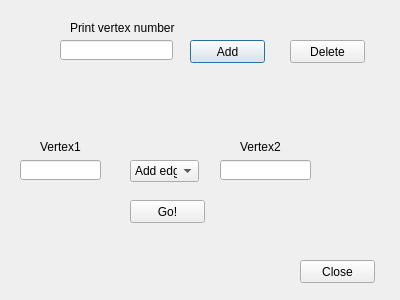
<?xml version="1.0" encoding="UTF-8"?>
<ui version="4.0">
 <class>Dialog</class>
 <widget class="QDialog" name="Dialog">
  <property name="geometry">
   <rect>
    <x>0</x>
    <y>0</y>
    <width>400</width>
    <height>300</height>
   </rect>
  </property>
  <property name="windowTitle">
   <string>Dialog</string>
  </property>
  <widget class="QLineEdit" name="lineEdit">
   <property name="geometry">
    <rect>
     <x>60</x>
     <y>40</y>
     <width>113</width>
     <height>20</height>
    </rect>
   </property>
  </widget>
  <widget class="QPushButton" name="pushButton">
   <property name="geometry">
    <rect>
     <x>190</x>
     <y>40</y>
     <width>75</width>
     <height>23</height>
    </rect>
   </property>
   <property name="text">
    <string>Add</string>
   </property>
  </widget>
  <widget class="QPushButton" name="pushButton_3">
   <property name="geometry">
    <rect>
     <x>290</x>
     <y>40</y>
     <width>75</width>
     <height>23</height>
    </rect>
   </property>
   <property name="text">
    <string>Delete</string>
   </property>
  </widget>
  <widget class="QLineEdit" name="lineEdit_2">
   <property name="geometry">
    <rect>
     <x>20</x>
     <y>160</y>
     <width>81</width>
     <height>20</height>
    </rect>
   </property>
  </widget>
  <widget class="QLineEdit" name="lineEdit_3">
   <property name="geometry">
    <rect>
     <x>220</x>
     <y>160</y>
     <width>91</width>
     <height>20</height>
    </rect>
   </property>
  </widget>
  <widget class="QLabel" name="label">
   <property name="geometry">
    <rect>
     <x>70</x>
     <y>20</y>
     <width>111</width>
     <height>16</height>
    </rect>
   </property>
   <property name="text">
    <string>Print vertex number</string>
   </property>
  </widget>
  <widget class="QLabel" name="label_2">
   <property name="geometry">
    <rect>
     <x>40</x>
     <y>140</y>
     <width>46</width>
     <height>13</height>
    </rect>
   </property>
   <property name="text">
    <string>Vertex1</string>
   </property>
  </widget>
  <widget class="QLabel" name="label_3">
   <property name="geometry">
    <rect>
     <x>240</x>
     <y>140</y>
     <width>46</width>
     <height>13</height>
    </rect>
   </property>
   <property name="text">
    <string>Vertex2</string>
   </property>
  </widget>
  <widget class="QComboBox" name="comboBox">
   <property name="geometry">
    <rect>
     <x>130</x>
     <y>160</y>
     <width>69</width>
     <height>22</height>
    </rect>
   </property>
   <item>
    <property name="text">
     <string>Add edge</string>
    </property>
   </item>
   <item>
    <property name="text">
     <string>Delete edge</string>
    </property>
   </item>
  </widget>
  <widget class="QPushButton" name="pushButton_2">
   <property name="geometry">
    <rect>
     <x>130</x>
     <y>200</y>
     <width>75</width>
     <height>23</height>
    </rect>
   </property>
   <property name="text">
    <string>Go!</string>
   </property>
  </widget>
  <widget class="QPushButton" name="pushButton_4">
   <property name="geometry">
    <rect>
     <x>300</x>
     <y>260</y>
     <width>75</width>
     <height>23</height>
    </rect>
   </property>
   <property name="text">
    <string>Close</string>
   </property>
  </widget>
 </widget>
 <resources/>
 <connections>
  <connection>
   <sender>pushButton_4</sender>
   <signal>clicked()</signal>
   <receiver>Dialog</receiver>
   <slot>close()</slot>
   <hints>
    <hint type="sourcelabel">
     <x>337</x>
     <y>271</y>
    </hint>
    <hint type="destinationlabel">
     <x>199</x>
     <y>149</y>
    </hint>
   </hints>
  </connection>
 </connections>
</ui>
